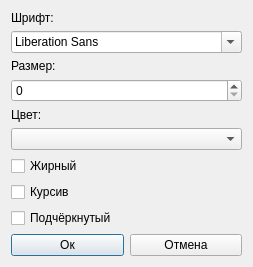
<?xml version="1.0" encoding="UTF-8"?>
<ui version="4.0">
 <class>FontEdit</class>
 <widget class="QDialog" name="FontEdit">
  <property name="geometry">
   <rect>
    <x>0</x>
    <y>0</y>
    <width>205</width>
    <height>247</height>
   </rect>
  </property>
  <property name="windowTitle">
   <string>Dialog</string>
  </property>
  <layout class="QVBoxLayout" name="verticalLayout_2">
   <item>
    <widget class="QLabel" name="label_2">
     <property name="text">
      <string>Шрифт:</string>
     </property>
    </widget>
   </item>
   <item>
    <widget class="QFontComboBox" name="fontComboBox"/>
   </item>
   <item>
    <widget class="QLabel" name="label">
     <property name="text">
      <string>Размер:</string>
     </property>
    </widget>
   </item>
   <item>
    <widget class="QSpinBox" name="spinBox"/>
   </item>
   <item>
    <widget class="QLabel" name="label_3">
     <property name="text">
      <string>Цвет:</string>
     </property>
    </widget>
   </item>
   <item>
    <widget class="QComboBox" name="colorComboBox"/>
   </item>
   <item>
    <widget class="QCheckBox" name="boldCheckBox">
     <property name="text">
      <string>Жирный</string>
     </property>
    </widget>
   </item>
   <item>
    <widget class="QCheckBox" name="italicCheckBox">
     <property name="text">
      <string>Курсив</string>
     </property>
    </widget>
   </item>
   <item>
    <widget class="QCheckBox" name="underlinedCheckBox">
     <property name="text">
      <string>Подчёркнутый</string>
     </property>
    </widget>
   </item>
   <item>
    <layout class="QHBoxLayout" name="horizontalLayout">
     <item>
      <widget class="QPushButton" name="confirmButton">
       <property name="text">
        <string>Ок</string>
       </property>
      </widget>
     </item>
     <item>
      <widget class="QPushButton" name="cancelButton">
       <property name="text">
        <string>Отмена</string>
       </property>
      </widget>
     </item>
    </layout>
   </item>
  </layout>
 </widget>
 <resources/>
 <connections/>
</ui>
